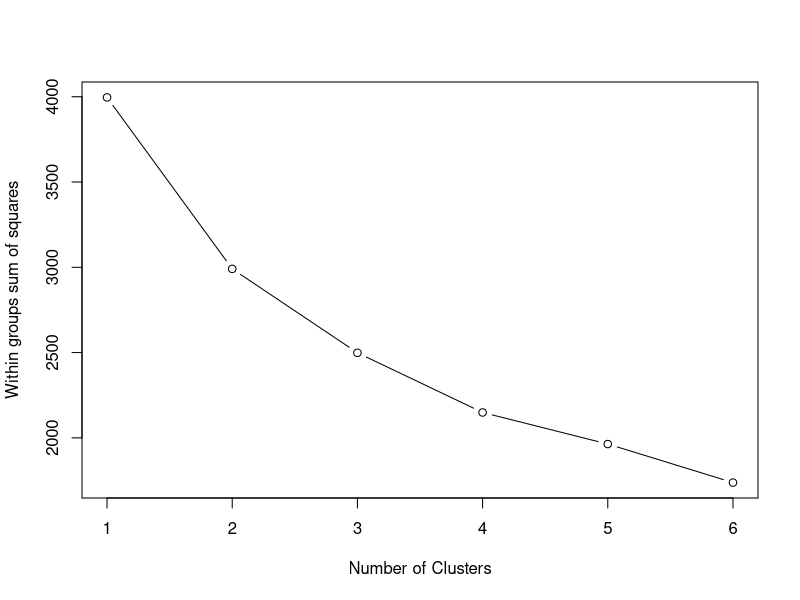
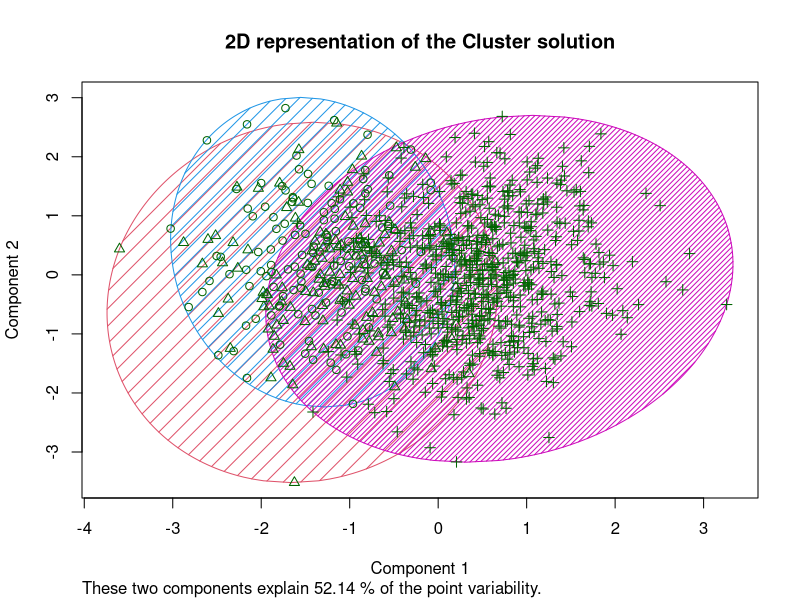
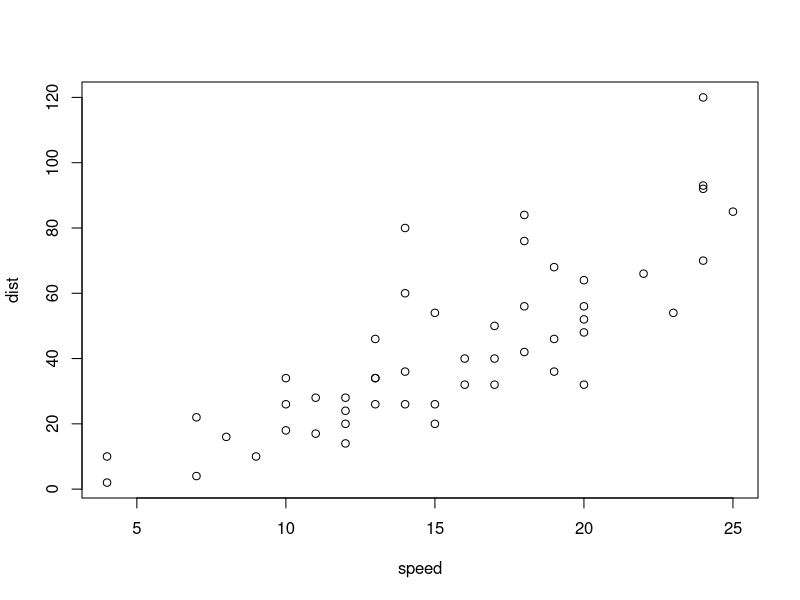

Write the R code that produced these figures, in order.
## ---- chunk 1
#load library
library(cluster)

#import data
data <- as.data.frame(read.csv("online-tutor.csv"))
head(data)
df <- scale(data[-1])

#determine k
wssplot <- function(data, nc=15, seed=1234){
  wss <- (nrow(data)-1)*sum(apply(data,2,var))
  for (i in 2:nc){
    set.seed(seed)
    wss[i] <- sum(kmeans(data, centers=i)$withinss)}
  plot(1:nc, wss, type="b", xlab="Number of Clusters",
       ylab="Within groups sum of squares")}

wssplot(df, nc=6) 
# k = 3 seems to be the best option

# K-means
k.means.fit <- kmeans(df, 3)
attributes(k.means.fit)

# Centroids
k.means.fit$centers

# Clusters
k.means.fit$cluster

# Cluster size
k.means.fit$size


clusplot(df, k.means.fit$cluster,main='2D representation of the Cluster solution',color=TRUE, shade=TRUE, lines=0)

## ---- chunk 2
plot(cars)
